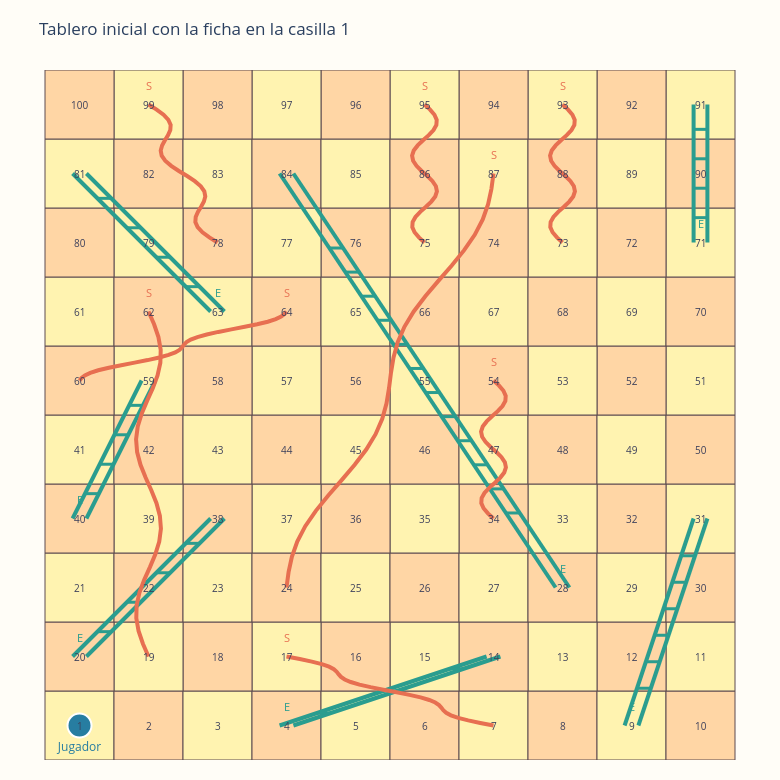

The code cell stored with this chart in its notebook:
### Markdown cell above
## Visualización del Tablero

La siguiente función dibuja el tablero completo con colores, muestra las escaleras, las serpientes y ubica la ficha del jugador en la casilla indicada. En la primera visualización, la ficha aparece en la casilla inicial.

### Code cell
def board_coordinates(square):
    """Return the center coordinates for a given board square."""
    zero_based = square - 1
    row = zero_based // 10
    col_in_row = zero_based % 10
    if row % 2 == 0:
        x = col_in_row
    else:
        x = 9 - col_in_row
    y = row
    return x + 0.5, y + 0.5


def ladder_points(start, end):
    x1, y1 = board_coordinates(start)
    x2, y2 = board_coordinates(end)
    return np.column_stack([
        np.linspace(x1, x2, 16),
        np.linspace(y1, y2, 16),
    ])


def snake_points(start, end):
    x1, y1 = board_coordinates(start)
    x2, y2 = board_coordinates(end)
    t = np.linspace(0, 1, 28)
    x_curve = (1 - t) * x1 + t * x2 + 0.18 * np.sin(4 * np.pi * t)
    y_curve = (1 - t) * y1 + t * y2
    return np.column_stack([x_curve, y_curve])


def create_board_shapes():
    shapes = []
    for square in range(1, BOARD_END + 1):
        x, y = board_coordinates(square)
        fillcolor = '#FFF3B0' if ((int(x - 0.5) + int(y - 0.5)) % 2 == 0) else '#FFD6A5'
        shapes.append({
            'type': 'rect',
            'x0': x - 0.5, 'x1': x + 0.5,
            'y0': y - 0.5, 'y1': y + 0.5,
            'line': {'color': '#5C4B51', 'width': 1},
            'fillcolor': fillcolor,
            'layer': 'below',
        })

    for start, end in LADDERS.items():
        x1, y1 = board_coordinates(start)
        x2, y2 = board_coordinates(end)
        offset = 0.10
        for sign in (-1, 1):
            shapes.append({
                'type': 'line',
                'x0': x1 + sign * offset, 'y0': y1,
                'x1': x2 + sign * offset, 'y1': y2,
                'line': {'color': '#2A9D8F', 'width': 4},
            })
        rung_count = max(3, int(abs(y2 - y1) * 2))
        for fraction in np.linspace(0.18, 0.82, rung_count):
            left_x = (x1 - offset) + ((x2 - offset) - (x1 - offset)) * fraction
            left_y = y1 + (y2 - y1) * fraction
            right_x = (x1 + offset) + ((x2 + offset) - (x1 + offset)) * fraction
            right_y = y1 + (y2 - y1) * fraction
            shapes.append({
                'type': 'line',
                'x0': left_x, 'y0': left_y,
                'x1': right_x, 'y1': right_y,
                'line': {'color': '#2A9D8F', 'width': 3},
            })

    for start, end in SNAKES.items():
        curve = snake_points(start, end)
        path = 'M ' + ' L '.join(f'{x:.3f},{y:.3f}' for x, y in curve)
        shapes.append({
            'type': 'path',
            'path': path,
            'line': {'color': '#E76F51', 'width': 4},
        })

    return shapes


def create_board_annotations():
    annotations = []
    for square in range(1, BOARD_END + 1):
        x, y = board_coordinates(square)
        annotations.append({
            'x': x,
            'y': y,
            'text': str(square),
            'showarrow': False,
            'font': {'size': 10, 'color': '#3D405B'},
        })

    for start in LADDERS:
        x, y = board_coordinates(start)
        annotations.append({
            'x': x,
            'y': y + 0.28,
            'text': 'E',
            'showarrow': False,
            'font': {'size': 11, 'color': '#2A9D8F'},
        })

    for start in SNAKES:
        x, y = board_coordinates(start)
        annotations.append({
            'x': x,
            'y': y + 0.28,
            'text': 'S',
            'showarrow': False,
            'font': {'size': 11, 'color': '#E76F51'},
        })

    return annotations


def simulate_animation_game(rng_instance=None):
    """Simulate one game only for the board animation section."""
    if rng_instance is None:
        rng_instance = rng

    position = BOARD_START
    turns = 0
    path = []

    while position != BOARD_END:
        turns += 1
        roll = int(rng_instance.integers(1, 7))
        proposed_position = position + roll
        event = 'movimiento normal'
        final_position = position

        if proposed_position > BOARD_END:
            event = 'supera 100, permanece en la misma casilla'
        else:
            final_position = proposed_position
            if final_position in LADDERS:
                final_position = LADDERS[final_position]
                event = 'escalera'
            elif final_position in SNAKES:
                final_position = SNAKES[final_position]
                event = 'serpiente'

        path.append({
            'turn': turns,
            'start_position': position,
            'roll': roll,
            'proposed_position': proposed_position,
            'event': event,
            'final_position': final_position,
        })
        position = final_position

    return path


def add_pause_states(states, repeats=4):
    if not states:
        return states
    paused_states = []
    for state in states:
        paused_states.append(state)
        if state.get('pause_after'):
            for _ in range(repeats):
                paused_states.append({
                    'x': state['x'],
                    'y': state['y'],
                    'message': state['message'],
                    'pause_after': False,
                })
    return paused_states


def build_animation_states(path):
    x0, y0 = board_coordinates(BOARD_START)
    states = [{'x': x0, 'y': y0, 'message': 'Inicio del juego en la casilla 1.', 'pause_after': True}]

    for step in path:
        start_position = step['start_position']
        proposed_position = step['proposed_position']
        final_position = step['final_position']
        roll = step['roll']
        turn = step['turn']
        event = step['event']

        if proposed_position > BOARD_END:
            x, y = board_coordinates(start_position)
            states.append({
                'x': x,
                'y': y,
                'message': f'Turno {turn}: dado = {roll}. Se intentan mover {roll} casillas, pero se supera 100 y la ficha permanece en {start_position}.',
                'pause_after': True,
            })
            continue

        for square in range(start_position + 1, proposed_position + 1):
            x, y = board_coordinates(square)
            states.append({
                'x': x,
                'y': y,
                'message': f'Turno {turn}: dado = {roll}. La ficha avanza {roll} casillas hasta {proposed_position}.',
                'pause_after': False,
            })

        if event == 'escalera':
            for x, y in ladder_points(proposed_position, final_position)[1:]:
                states.append({
                    'x': float(x),
                    'y': float(y),
                    'message': f'Turno {turn}: cae en escalera {proposed_position}→{final_position}. La ficha asciende por la escalera.',
                    'pause_after': False,
                })
        elif event == 'serpiente':
            for x, y in snake_points(proposed_position, final_position)[1:]:
                states.append({
                    'x': float(x),
                    'y': float(y),
                    'message': f'Turno {turn}: cae en serpiente {proposed_position}→{final_position}. La ficha desciende por la serpiente.',
                    'pause_after': False,
                })

        states[-1]['pause_after'] = True

    x_end, y_end = board_coordinates(BOARD_END)
    states.append({
        'x': x_end,
        'y': y_end,
        'message': 'Fin de la partida: la ficha llega exactamente a la casilla 100.',
        'pause_after': True,
    })
    return add_pause_states(states, repeats=4)


def draw_board(player_position=BOARD_START, title_text=None):
    board_shapes = create_board_shapes()
    board_annotations = create_board_annotations()
    px, py = board_coordinates(player_position)

    fig = go.Figure()
    fig.add_trace(go.Scatter(
        x=[px],
        y=[py],
        mode='markers+text',
        marker=dict(size=24, color='#277DA1', line=dict(color='white', width=2)),
        text=['Jugador'],
        textposition='bottom center',
        textfont=dict(size=12, color='#277DA1'),
        hoverinfo='skip',
        showlegend=False,
    ))

    fig.update_layout(
        width=780,
        height=780,
        paper_bgcolor='#FFFDF7',
        plot_bgcolor='#FFFDF7',
        margin=dict(l=20, r=20, t=70, b=20),
        shapes=board_shapes,
        annotations=board_annotations,
        title=title_text or f'Tablero de Escaleras y Serpientes con la ficha en la casilla {player_position}',
        xaxis=dict(range=[0, 10], showgrid=False, zeroline=False, visible=False),
        yaxis=dict(range=[0, 10], showgrid=False, zeroline=False, visible=False, scaleanchor='x', scaleratio=1),
    )
    fig.show()


def animate_game(path):
    states = build_animation_states(path)
    board_shapes = create_board_shapes()
    board_annotations = create_board_annotations()

    fig = go.Figure(
        data=[go.Scatter(
            x=[states[0]['x']],
            y=[states[0]['y']],
            mode='markers+text',
            marker=dict(size=24, color='#277DA1', line=dict(color='white', width=2)),
            text=['Jugador'],
            textposition='bottom center',
            textfont=dict(size=12, color='#277DA1'),
            hoverinfo='skip',
            showlegend=False,
        )],
        frames=[
            go.Frame(
                data=[go.Scatter(
                    x=[state['x']],
                    y=[state['y']],
                    mode='markers+text',
                    marker=dict(size=24, color='#277DA1', line=dict(color='white', width=2)),
                    text=['Jugador'],
                    textposition='bottom center',
                    textfont=dict(size=12, color='#277DA1'),
                    hoverinfo='skip',
                    showlegend=False,
                )],
                name=str(idx),
                layout=go.Layout(title_text=state['message'])
            )
            for idx, state in enumerate(states)
        ]
    )

    fig.update_layout(
        width=780,
        height=820,
        paper_bgcolor='#FFFDF7',
        plot_bgcolor='#FFFDF7',
        margin=dict(l=20, r=20, t=100, b=20),
        shapes=board_shapes,
        annotations=board_annotations,
        title=states[0]['message'],
        xaxis=dict(range=[0, 10], showgrid=False, zeroline=False, visible=False),
        yaxis=dict(range=[0, 10], showgrid=False, zeroline=False, visible=False, scaleanchor='x', scaleratio=1),
        updatemenus=[{'type': 'buttons', 'showactive': False, 'buttons': []}],
        sliders=[{'visible': False}],
    )

    html = fig.to_html(include_plotlyjs='cdn', full_html=False, auto_play=False)
    html += """
<script>
const plots = document.querySelectorAll('.plotly-graph-div');
const gd = plots[plots.length - 1];
if (gd) {
  setTimeout(() => {
    Plotly.animate(gd, null, {
      frame: {duration: 220, redraw: true},
      transition: {duration: 120},
      mode: 'immediate',
      fromcurrent: true
    });
  }, 900);
}
</script>
"""
    display(HTML(html))


draw_board(player_position=BOARD_START, title_text='Tablero inicial con la ficha en la casilla 1')
animation_rng = np.random.default_rng(SEED)
animated_path = simulate_animation_game(rng_instance=animation_rng)
animate_game(animated_path)
